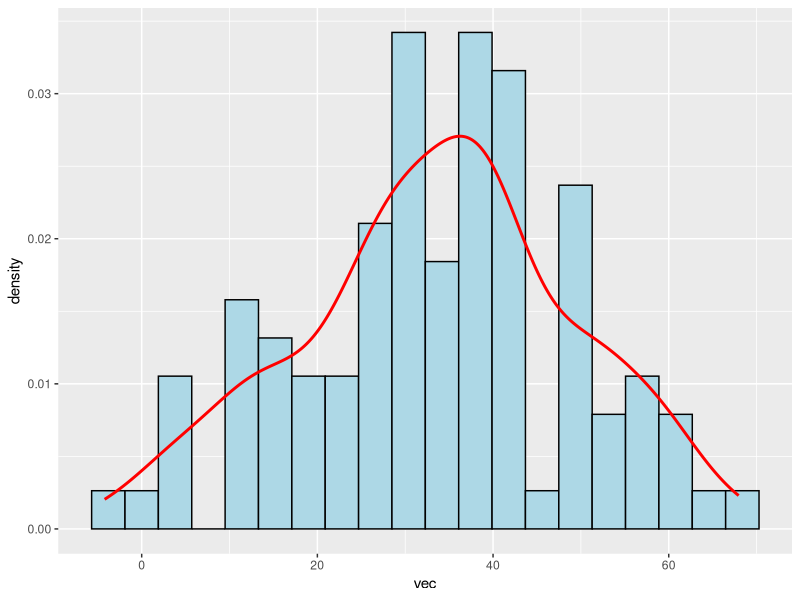

Generate this figure with R:
# Exercise Optional
# 2026-10-08

# Q1
# Create a function to calculate the area of a circle. Test the function by finding the area of a circle with a diameter of 3.4 cm.
# Can you use it on a vector of data?

circle_area = function(diameter) {
    paste(round(pi * (diameter / 2)^2, 2), ' cm^2')
}
circle_area(10)
circle_area(c(30, 20))


# Q2
# Write a function to convert Fahrenheit to centigrade (oC = (oF - 32) x 5/9). Get your function to print out both the
# temperature you gave it and the converted value, each with a label, so the result reads something
# like “Fahrenheit: 60 oF” followed by “Centigrade: 15.556 oC”.
fahrenheit_to_celc = function(temp) {
    cat(
        'Fahrenheit: ', temp, ' oF', '\n',
        'Centigrade: ',
        round(
            (temp - 32) * 5 / 9, 2
        ), ' oC',
        sep=''
    )
}
fahrenheit_to_celc(60)

# Q3
# Create a vector of normally distributed data, of length 100, mean 35 and standard deviation of 15.
# Write a function to calculate the mean, median, and range of the vector,
# print these values out with appropriate labels. Also get the function to plot a histogram
# (as a proportion) of the values and add a density curve.

# Descriptive stats function
desc_stats = function(vec) {
    cat(
        'Mean = ', round(mean(vec, na.rm=TRUE), 2), '\n',
        'Median = ', round(median(vec, na.rm=TRUE), 2), '\n',
        'Range = ', round(diff(range(vec, na.rm=TRUE)), 2),
        sep=''
    )
}
vec_norm = rnorm(100, 35, 15)
vec_norm
desc_stats(vec_norm)

# Histogram + density curve
library(ggplot2)
hist_dens = function(vec) {
    ggplot(data.frame(vec), aes(x=vec)) +
        geom_histogram(bins = 20, aes(y=after_stat(density)), fill='lightblue', color='black') +
        geom_density(color='red', linewidth=1)
}
hist_dens(vec_norm)


# Q4
# Write a function to calculate the median value of a vector of numbers (yes I know there’s a median()
# function already but this is fun!). Be careful with vectors of an even sample size,
# as you will have to take the average of the two central numbers (hint: use modulo %%2
# to determine whether the vector is an odd or an even size).
# Test your function on vectors with both odd and even sample sizes.
find_median = function(vec) {
    sorted_vec = sort(vec)
    if (length(vec) %% 2 != 0){ # Odd length
        cat('Median: ', sorted_vec[ceiling(length(sorted_vec) / 2)])
    } else {
        cat('Median: ', sorted_vec[length(sorted_vec) / 2] + sorted_vec[length(sorted_vec) / 2 + 1] / 2)
    }
}
find_median(seq(from=5, to=102, by=3))


# Q5
# Ricker Model
